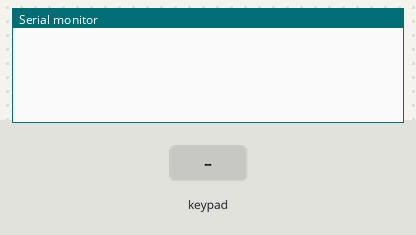
Recording of a sketch running on a simulated ESP32. Parts: the last lines printed to the serial monitor. Inputs (shaded band) come from the test bench.

Above: at 1.2 s.
1.3 s: key '1' pressed
At 2.0 s:
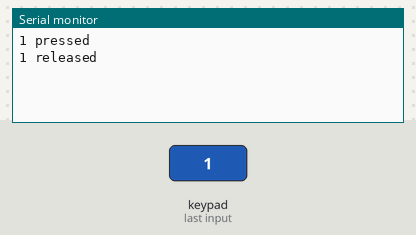
2.9 s: keypad keys 1 2 # pressed 0.4 s apart
At 5.2 s:
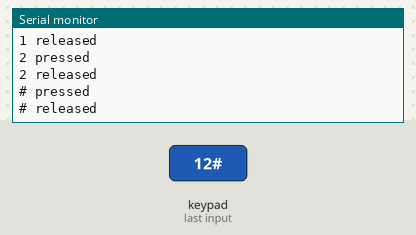
5.6 s: key 'A' pressed
At 6.5 s:
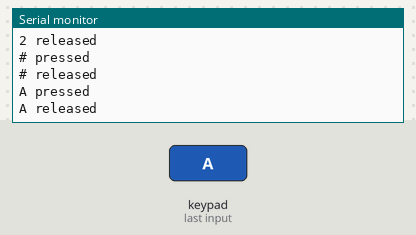
7.2 s: keypad keys 1 2 * pressed 0.4 s apart
At 9.4 s:
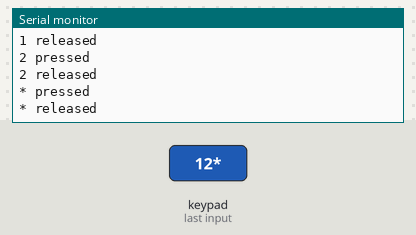
9.9 s: key 'B' pressed
At 11.1 s:
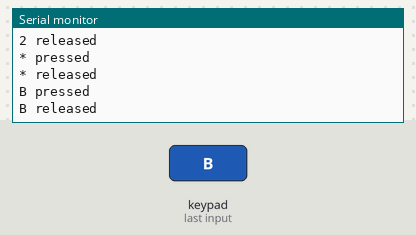
11.5 s: keypad keys 1 2 D pressed 0.4 s apart
At 13.9 s:
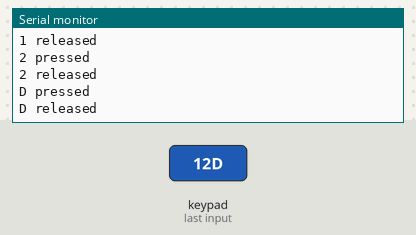

Measured:
- after the input at 1.3 s, the serial monitor: prints a new line at once (image 1)
- after the input at 2.9 s, the serial monitor: prints a new line after 0.40 s (image 2)
- after the input at 5.6 s, the serial monitor: prints a new line at once (image 3)
- after the input at 7.2 s, the serial monitor: prints a new line at once (image 4)
- after the input at 9.9 s, the serial monitor: prints a new line at once (image 5)
- after the input at 11.5 s, the serial monitor: prints a new line at once (image 6)

The sketch:

chocoly2.ino
```cpp
#include "Adafruit_Keypad.h"
#include "keypad.h"

Adafruit_Keypad customKeypad = Adafruit_Keypad( makeKeymap(keys), rowPins, colPins, ROWS, COLS);

void setup() {
  // put your setup code here, to run once:
    customKeypad.begin();
    xTaskCreate(
            TaskKeypad
            ,  "4x4 Keypad Task" // A name just for humans
            ,  128        // The stack size can be checked by calling `uxHighWaterMark = uxTaskGetStackHighWaterMark(NULL);`
            ,  nullptr // Task parameter which can modify the task behavior. This must be passed as pointer to void.
            ,  1  // Priority
            ,  nullptr // Task handle is not used here - simply pass NULL
    );
}

void TaskKeypad( void *pvParameters ){
    for(;;){
      customKeypad.tick();
      while(customKeypad.available()){
        keypadEvent e = customKeypad.read();
        Serial.print((char)e.bit.KEY);
        if(e.bit.EVENT == KEY_JUST_PRESSED) Serial.println(" pressed");
        else if(e.bit.EVENT == KEY_JUST_RELEASED) Serial.println(" released");
      }
      delay(10);
    }
}

void loop() {
  // put your main code here, to run repeatedly:
  delay(1000);
}
```

keypad.h
```cpp
//
// Created by mastwet on 24-8-19.
//


// This file contains predefined setup for various Adafruit Matrix Keypads.
#ifndef __KEYPAD_CONFIG_H__
#define __KEYPAD_CONFIG_H__

#define R1    16
#define R2    17
#define R3    18
#define R4    5
#define C1    46
#define C2    45
#define C3    42
#define C4    15

const byte ROWS = 4; // rows
const byte COLS = 4; // columns
// define the symbols on the buttons of the keypads
char keys[ROWS][COLS] = {{'1', '2', '3', 'A'},
                         {'4', '5', '6', 'B'},
                         {'7', '8', '9', 'C'},
                         {'*', '0', '#', 'D'}};
byte rowPins[ROWS] = {R1, R2, R3,
                      R4}; // connect to the row pinouts of the keypad
byte colPins[COLS] = {C1, C2, C3,
                      C4}; // connect to the column pinouts of the keypad

#endif //CHOCOLY_KEY_H
```
